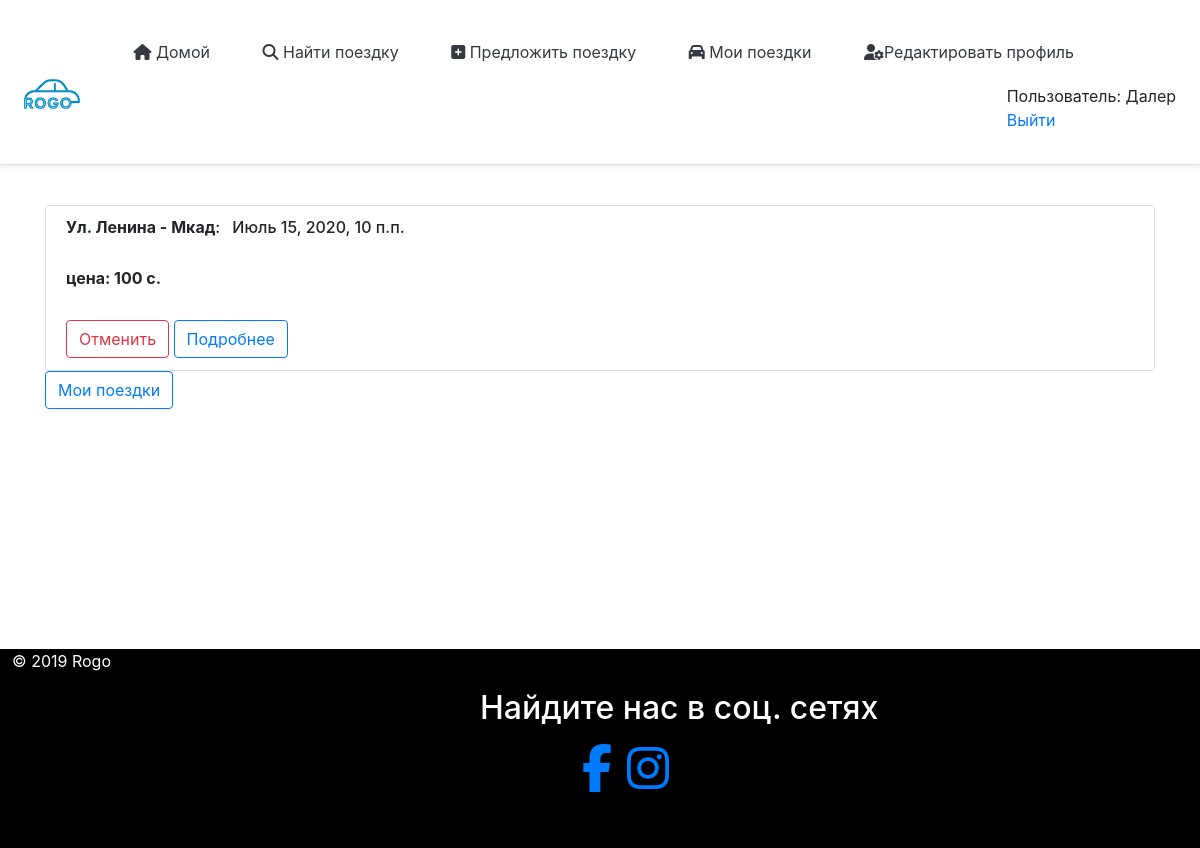
Page /join_rides/ (signed in) on the committed database.
### mainApp/models.py (models this page shows, shortened)
class Join (models.Model):
    ride = models.ForeignKey(Rides, on_delete = models.CASCADE, verbose_name = 'Пользователь', blank = True, null = True, related_name = 'join_rides')
    author = models.ForeignKey(User, on_delete = models.CASCADE, verbose_name = 'Пользователь', blank = True, null = True)
    author_phone = models.CharField(max_length=13, default='', verbose_name='Номер телефона (используйте в начале код страны со знаком +)')
    status = models.BooleanField(verbose_name='видимость',default=False)
    class Meta:
        verbose_name='Попутчиков' # отображение нужного названия в админ панели при редактировании
        verbose_name_plural='Попутчики' # отображенпие нужного названия в панели админа

class Rides(models.Model):
    author = models.ForeignKey(User, on_delete = models.CASCADE, verbose_name = 'Создатель поездки', blank = True, null = True)
    date_create = models.DateTimeField(default=default_datetime(), null=True, blank = True, verbose_name = 'Дата создания')
    pick_up_location = models.CharField(max_length=120, verbose_name='Место сбора')
    drop_location = models.CharField(max_length=120, verbose_name='Пункт назначения')
    total_rides = models.IntegerField(verbose_name='Количество пассажиров(мин=1, макс=10)', validators=[MaxValueValidator(10),MinValueValidator(1)])
    true = models.BooleanField(default=True)
    false = models.BooleanField(default=False)
    date = models.DateField(verbose_name='Дата(гг-мм-дд)')
    time= models.TimeField(verbose_name='Время(ч:м)',auto_now=False, auto_now_add=False, null=True)
    price = models.CharField(max_length=120,verbose_name='Цена (с.)', default='')
    car = models.CharField(max_length=120,default='',verbose_name='Марка авто')
    car_number = models.CharField(max_length=12, verbose_name = 'Номер машины (01 0000 GG)', default = '')
    car_year_issue = models.CharField(max_length=4, verbose_name='Год выпуска машины', default = '')
    phone_number = models.CharField(max_length=15, default='', verbose_name='Номер телефона (используйте в начале код страны)')
    class Meta:
        verbose_name='Поездку' # отображение нужного названия в админ панели при редактировании
        verbose_name_plural='Поездки' # отображенпие нужного названия в панели админа

### mainApp/views.py (the view)
# urls.py: path('join_rides/', views.join_rides ,name='join_rides'),
def join_rides(request):
    listRides = Join.objects.all() # здесь мы наследуем БД
    context={ # через этот словарь можно передавать текст в html
        'listRides':listRides,
    }
    return render(request,'rides/join_rides.html',context)

### mainApp/templates/rides/join_rides.html (shortened to what this page needs)
{% extends "rides/index.html" %}
{% block content %}
{% load static %}
    <div data-id="myRides" class="content2" style="margin-bottom:20%">
        <div class="container mt-4">
            {% for i in listRides %}
            <ul class="list-group mt-3">
                {% if request.user == i.author %}
                <li class="list-group-item">
                    <h6><b>{{i.ride.pick_up_location}} - {{i.ride.drop_location}}</b>: <span class="m-2">{{i.ride.date}}, {{i.ride.time}}</span></h6>
                    <br />
                    <h6><b>цена: {{i.ride.price}} c.</b></h6>
                    <br />
                    <a class="btn btn-outline-danger " href="{% url 'deleteJoiner' i.id %}">Отменить</a>
                    <a class="btn btn-outline-primary" href="/ride/{{i.ride.id}}">Подробнее</a>
                </li>
            </ul>
            {% endif %}
            {% endfor %}
            <a style="" class="btn btn-outline-primary" href="{% url 'myRides' %}">Мои поездки</a>
        </div>
    </div>
{% endblock %}

### mainApp/templates/rides/index.html (shortened to what this page needs)
﻿<html xmlns="http://www.w3.org/1999/xhtml">
<head>
    {% load static %}
    <link rel="stylesheet" href="https://stackpath.bootstrapcdn.com/bootstrap/4.4.1/css/bootstrap.min.css">
    <link rel="stylesheet" href="{% static 'mainApp/css/style.css' %}" type="text/css" />
    <link rel="stylesheet" href="{% static 'mainApp/css/media.css' %}" type="text/css" />
    <link href="/docs/4.4/dist/css/bootstrap.min.css" rel="stylesheet">
</head>
<body>
    <div class="wrapper">
        <div class="d-flex flex-md-row align-items-center p-3 px-md-4 mb-3 bg-white border-bottom shadow-sm">
            <a href="{% url 'index' %}"><img style="max-width: 65%" src="{% static 'mainApp/image/rogo.png' %}" /></a>
            <div class="top">
                <nav class="my-2 my-md-0 mr-md-3" style="float:left">
                    <a class="px-md-4 text-dark" href="{% url 'index' %}"><i class="fas fa-home"></i> Домой</a>
                    <a class="px-md-4 text-dark" href="{% url 'Home' %}"><i class="fas fa-search"></i> Найти поездку</a>
                    <a class="px-md-4 text-dark" href={% url 'offerRide' %}><i class="fas fa-plus-square"></i> Предложить поездку</a>
                    {% if user.is_authenticated %}
                    <a class="px-md-4 text-dark" href="{% url 'myRides' %}"><i class="fas fa-car"></i> Мои поездки</a>
                    <a class="px-md-4 text-dark" href="{% url 'edit' %}"><i class="fas fa-user-cog"></i>Редактировать профиль</a>
                    {% endif %}
                </nav>
                {% block sidebar %}
                <ul class="sidebar-nav" style="float:right">
                    {% if user.is_authenticated %}
                    <li>Пользователь: {{ request.user.first_name }}</li>
                    <li><a href="{% url 'logout'%}">Выйти</a></li>
                    {% else %}
                    <li><a class="btn btn-outline-primary" href="{% url 'login'%}">Войти</a></li>
                    <li><a class="btn btn-outline-primary" href="{% url 'register' %}">Регистрация</a></li>
                    {% endif %}
                </ul>
                {% endblock %}
            </div>
        </div>
        <div class="content1">
            {% block content %}
            {% endblock %}
        </div>
        <footer class="footer" style="background-color: black; color: white; max-width:100%; padding-bottom: 40px; bottom: 0;box-sizing: border-box; width:100%;">
            <p style="padding-left:1%">
                © 2019 Rogo
                <br />
            </p>
            <div style="margin-left:40%; max-width:50%;">
                <p class="float-center"><h2><span>Найдите нас в соц. сетях</span></h2></p>
                <ul style="margin-left: 17%">
                    <li style="float:left;"><a target="_blank" href="https://www.facebook.com/rogo.tj"><i class="fa fa-3x fa-facebook"></i></a></li>
                    <li><a style="margin-left: 15px;" target="_blank" href="https://www.instagram.com/rogo.tj/"><i class="fa fa-3x fa-instagram"></i></a></li>
                </ul>
            </div>
        </footer>
    </div>
</body>
</html>

### static/mainApp/css/style.css (style rules this page uses)
body { background-image: url("image/pogoda.jpg"); }
.sidebar-nav { margin-top: 20px; padding: 0; list-style: none; }
html, body { height: 100%; width:100% }
* { margin: 0; padding: 0; }
.wrapper { height: 100%; width: 100% }
.content1 { height: 100%; width: 100% }
.content1 { width: 100% }

### static/mainApp/css/media.css (style rules this page uses)
* { transition: all .2s; }

### mainApp/templates/rides/index.html (style rules this page uses)
li { list-style-type: none; }
ul { margin-left: 0; padding-left: 0; }
* { margin: 0; padding: 0; }
html, body { height: 100%; }
.wrapper { display: table; height: 100%; }
.content1 { display: table-row; height: 100%; }

### rows in the picture
Join: ride.pick_up_location "Ул. Ленина", ride.drop_location "Мкад", ride "Июль 15, 2020", ride.time "10 п.п.", ride.price "100"

### other values in the picture
{{ request.user.first_name }} "Далер"
